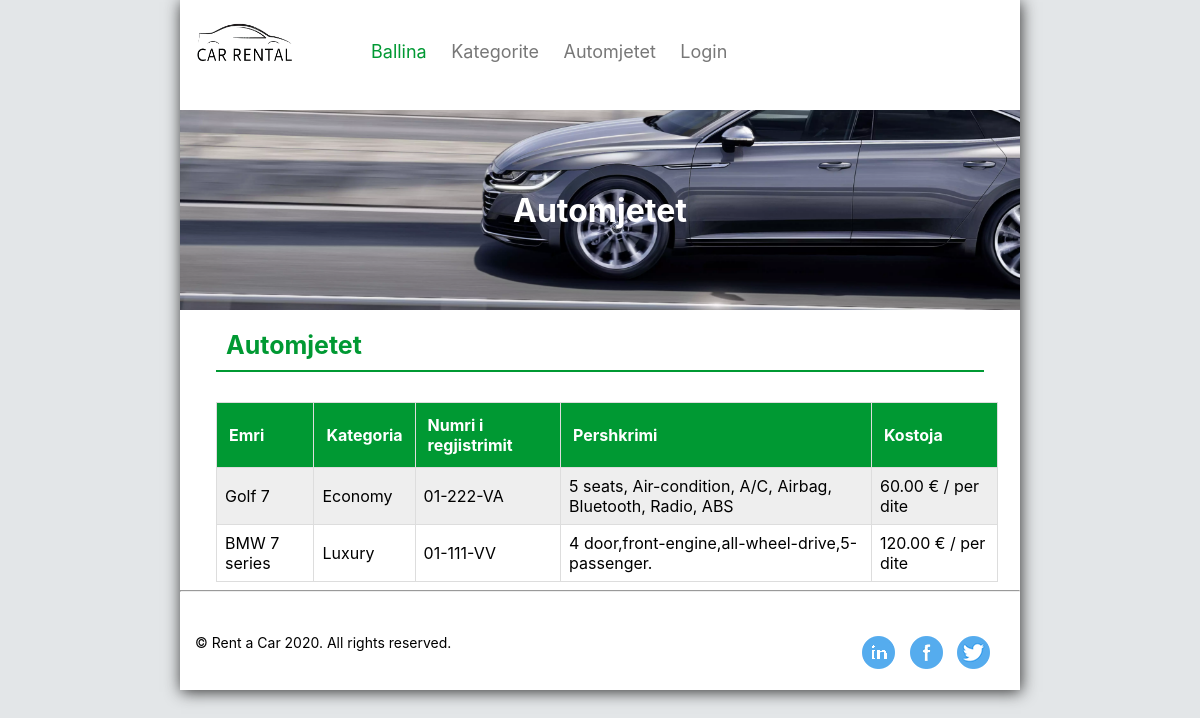
/automjetet.php, run on the app's committed database.
### tables this page shows
CREATE TABLE `automjetet` (
  `automjetiid` int(11) NOT NULL,
  `kategoriaid` int(11) NOT NULL,
  `emri` varchar(255) NOT NULL,
  `nr_regjistrimit` varchar(255) NOT NULL,
  `pershkrimi` text,
  `kostoja` decimal(10,2) NOT NULL
);

CREATE TABLE `kategorite` (
  `kategoriaid` int(11) NOT NULL,
  `emri` varchar(255) NOT NULL,
  `pershkrimi` text
);

### includes/sqlFunctions.php (called while the page is built, shortened)
<?php
    function connection()
    {
        $dbconn = mysqli_connect('localhost', 'root', '', 'rentacardb');
        return $dbconn;
    }
    function merrAutomjetet(){
        $dbconn = connection();
        $sql = "SELECT a.*, k.emri as kategoria FROM automjetet a LEFT JOIN kategorite k ON a.kategoriaid = k.kategoriaid";
        $result = mysqli_query($dbconn, $sql);
        return $result;
    }
?>

### automjetet.php (the view, shortened to what this page needs)
<?php include_once('includes/header.php'); ?>
<?php include_once('includes/sqlFunctions.php'); ?>
<div id="main">
    <div id="slide-bar">
        <div class="image">
            <h1>Automjetet</h1>
        </div>
    </div>
    <div class="tabela">
        <h1>Automjetet</h1>
        <table id="klientet_table">
            <tr>
                <th>Emri</th>
                <th>Kategoria </th>
                <th>Numri i regjistrimit</th>
                <th>Pershkrimi</th>
                <th>Kostoja</th>
            </tr>
                <?php
                $automjetet = merrAutomjetet();
                while($automjeti = mysqli_fetch_assoc($automjetet)) :
                ?>
                <tr id="<?php echo $automjeti['id']?>">
                    <td><?php echo $automjeti['emri']; ?></td>
                    <td><?php echo $automjeti['kategoria']; ?></td>
                    <td><?php echo $automjeti['nr_regjistrimit']; ?></td>
                    <td><?php echo $automjeti['pershkrimi']; ?></td>
                    <td><?php echo $automjeti['kostoja']; ?> &euro; / per dite </td>
                </tr>
                <?php endwhile; ?>
        </table>
    </div>
</div>
<hr>
<?php include_once('includes/footer.php'); ?>

### css/style.css (style rules this page uses)
body { margin: 0px; padding: 0px; background-color: #e3e6e8; font-family: -apple-system, BlinkMacSystemFont, "Segoe UI", Roboto, "Helvetica Neue", Arial, sans-serif; }
.image { background-image: url(../images/car5.png); background-position: bottom left; width: 100%; height: 200px; }
.image h1 { color: #fff; text-align: center; position: relative; top: 50%; transform: translateY(-50%); }
.tabela { width: 95%; margin: 0 auto; }
.tabela h1 { color: #009933; padding: 20px 0px 10px 10px; margin: 0px 15px; font-size: 25px; border-bottom: 2px solid #009933; }
#klientet_table { margin-top: 20px; border-collapse: collapse; width: 98%; margin: 30px 15px 0px 15px; }
#klientet_table td, #klientet_table th { border: 1px solid #ddd; padding: 8px; }
#klientet_table tr:nth-child(even) { background-color: #eee; }
#klientet_table th { padding: 12px; text-align: left; background-color: #009933; color: white; }

### data on the page
automjetet: emri "Golf 7", kategoriaid.emri "Economy", nr_regjistrimit "01-222-VA", pershkrimi "5 seats, Air-condition, A/C, Airbag, Bluetooth, Radio, ABS", kostoja "60.00"
automjetet: emri "BMW 7 series", kategoriaid.emri "Luxury", nr_regjistrimit "01-111-VV", pershkrimi "4 door,front-engine,all-wheel-drive,5-passenger.", kostoja "120.00"
